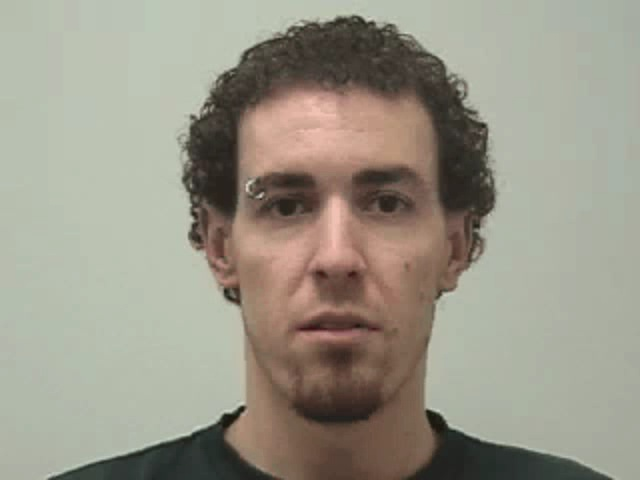
#> input picture frame0.jpg, 640 x 480 px, given in place of Dori.png, which was not available
$ python main.py
#> lines starting #> are read from the running program, lines starting #| are printed output that depends on the picture; pictures that were not available may be replaced by others from this repository, and a replacement may not be noted
### Preprocessing.py
#!/usr/bin/env python3
# -*- coding: utf-8 -*-
"""
Created on Mon Feb 20 21:19:17 2017

@author: Denes
"""

import cv2
import glob
import re
import PIL
from PIL import Image


class Preprocessing:

    def imagePreprocessing(self, imageFile, imageDir):
#> called with imageFile = '/Users/Denes/Desktop/Dori.png', imageDir = '/Users/Denes/Desktop/'
        image = cv2.imread(imageFile)
#> image is the input picture: shape (480, 640, 3); mean B, G, R 136.4, 150.2, 154.3
        image = self.cropFace(image)
        image = self.resize(image)
        cv2.imwrite(imageDir+'testImage.png', image)
        return image


    countFrames = 0
    # [16 lines left out: function getVideoFrames, not called in this run]


    def resize(self, img,x=100,y=100):
       img = cv2.resize(img, (x, y))
       return img

    def cropFace(self,img):
        haarfrontal = "/Users/Denes/Developer/opencv-master/data/haarcascades/haarcascade_frontalface_default.xml"
        #import the xml files. here i am using frontal face and eye.
        face_cascade = cv2.CascadeClassifier(haarfrontal)
        faces = face_cascade.detectMultiScale(img, 1.3, 5) #detecting faces. lightning conditions may affect the output
#> faces = [[181, 85, 304, 304]]
        #searching for eyes only in faces. easy and efficient to search only in face rather than whole image
        face_color = img
        for (p,q,r,s) in faces:
            face_color = img[q:q+s, p:p+r] #cropping face in  color image
#> this loop made 1 pass
#> pass 1, in cropFace, `face_color = img[q:q+s, p:p+r]`:
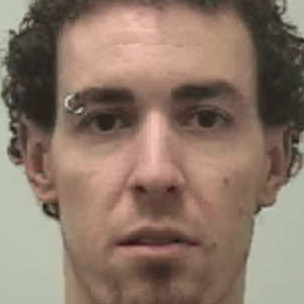
#> face_color: shape (304, 304, 3); mean B, G, R 104.8, 119.2, 140.1
        return face_color


### main.py
#!/usr/bin/env python3
# -*- coding: utf-8 -*-
"""
Created on Mon Feb 20 21:41:05 2017

@author: Denes
"""

from Preprocessing import Preprocessing
import cv2
import glob
import re


videoFile = '/Volumes/Data/Diploma/Media/*'
frameDir = '/Volumes/Data/Diploma/Media/Training/'
preProcessing = Preprocessing()
videoFiles = glob.glob(videoFile)
#for v in videoFiles:
 #   preProcessing.getVideoFrames(v, frameDir)


testImage = '/Users/Denes/Desktop/Dori.png'
imageDir = '/Users/Denes/Desktop/'

preProcessing.imagePreprocessing(testImage,imageDir)

$ run again, on img.png
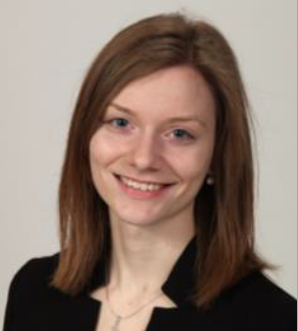
#> input picture img.png, 298 x 331 px, given in place of Dori.png, which was not available
#> in imagePreprocessing, image is the input picture: shape (331, 298, 3); mean B, G, R 111.3, 121.7, 139.9
#> faces = [[74, 73, 149, 149]]
#> the loop in cropFace, `for (p,q,r,s) in faces:` made 1 pass
#> pass 1, in cropFace, `face_color = img[q:q+s, p:p+r]`:
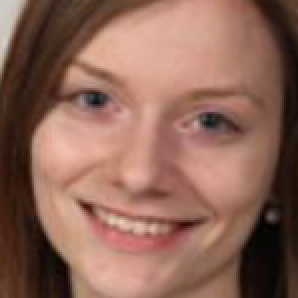
#> face_color: shape (149, 149, 3) (shown 2 times larger); mean B, G, R 87.2, 101.7, 141.2
